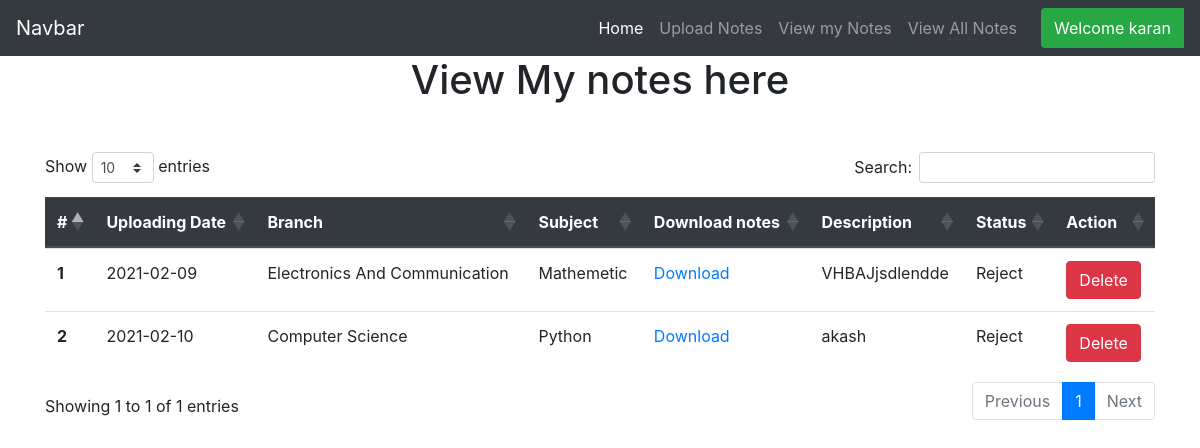
The app's page /view_mynotes (signed in) with its own data.
### notes/models.py (models this page shows)
class Notes(models.Model):
    user = models.ForeignKey(User,on_delete=models.CASCADE)
    uploadingdate =models.CharField(max_length=30,null=True)
    branch =models.CharField(max_length=30)
    subject =models.CharField(max_length=30)
    notesfile =models.FileField(null=True)
    filetype =models.CharField(max_length=30)
    description =models.CharField(max_length=200,null=True)
    status =models.CharField(max_length=30)

### notes/views.py (the view)
# urls.py: path('view_mynotes',view_mynotes, name='view_mynotes'),
def view_mynotes(request):
    if not request.user.is_authenticated:
           return redirect('index')
    user = User.objects.get(id= request.user.id)
    notes = Notes.objects.filter(user=user)
    d={'notes':notes}
    return render(request,'notes/view_mynotes.html',d)

### notes/templates/notes/view_mynotes.html (shortened to what this page needs)
{% extends 'notes/usernav.html' %}
{% load static %}
{% block body %}
<link rel="stylesheet" href="https://cdnjs.cloudflare.com/ajax/libs/twitter-bootstrap/4.5.2/css/bootstrap.css">
<link rel="stylesheet" href="https://cdn.datatables.net/1.10.23/css/dataTables.bootstrap4.min.css">
<h1 class="text-center">View  My notes here</h1>
<div class="container mt-5">
    <table class="table" id="example">
        <thead class="thead-dark">
          <tr>
            <th scope="col">#</th>
            <th scope="col">Uploading Date</th>
            <th scope="col">Branch</th>
            <th scope="col">Subject</th>
            <th scope="col">Download notes</th>
            <th scope="col">Description</th>
            <th scope="col">Status</th>
            <th scope="col">Action</th>
          </tr>
        </thead>
        {% for i in notes %}
        <tbody>
          <tr>
            <th scope="row">{{forloop.counter }}</th>
            <td>{{i.uploadingdate}}</td>
            <td>{{i.branch}}</td>
            <td>{{i.subject}}</td>
            <td><a href="{{i.notesfile.url}}" download>Download</a></td>
            <td>{{i.description}}</td>
            <td>{{i.status}}</td>
            <td><a href="{% url 'delete_mynotes' i.id %}" class="btn btn-danger" onclick="return confirm('Are You Sure')">Delete</a></td>
          </tr>
        </tbody>
        {% endfor %}
      </table>
</div>
{% endblock %}

### notes/templates/notes/usernav.html (shortened to what this page needs)
<!DOCTYPE html>
<html lang="en">
<head>
  <link rel="stylesheet" href="https://maxcdn.bootstrapcdn.com/bootstrap/4.3.1/css/bootstrap.min.css">
  <link rel="stylesheet" href="https://use.fontawesome.com/releases/v5.6.3/css/all.css">
</head>
<body>
  <nav class="navbar navbar-expand-lg navbar-dark bg-dark">
    <a class="navbar-brand" href="#">Navbar</a>
    <div class="collapse navbar-collapse" id="navbarSupportedContent">
      <ul class="navbar-nav ml-auto">
        <li class="nav-item active">
          <a class="nav-link" href="{% url 'profile' %}">Home </a>
        </li>
        <li class="nav-item">
          <a class="nav-link" href="{% url 'upload_notes' %}">Upload Notes</a>
        </li>
        <li class="nav-item ">
          <a class="nav-link" href="{% url 'view_mynotes' %}">View my Notes </a>
        </li>
        <li class="nav-item ">
            <a class="nav-link mr-3" href="{% url 'viewallnotes' %}">View All Notes </a>
          </li>
          <div class="btn-group">
              <button type="button" class="btn btn-success" data-toggle="dropdown">Welcome {{request.user.first_name}}</button>
          </div>
      </ul>
    </div>
  </nav>
</body>
</html>
{% block body %}
{% endblock %}

### records on screen
Notes: uploadingdate "2021-02-09", branch "Electronics And Communication", subject "Mathemetic", description "VHBAJjsdlendde", status "Reject"
Notes: uploadingdate "2021-02-10", branch "Computer Science", subject "Python", description "akash", status "Reject"

### other values on screen
{{ request.user.first_name }} "karan"
